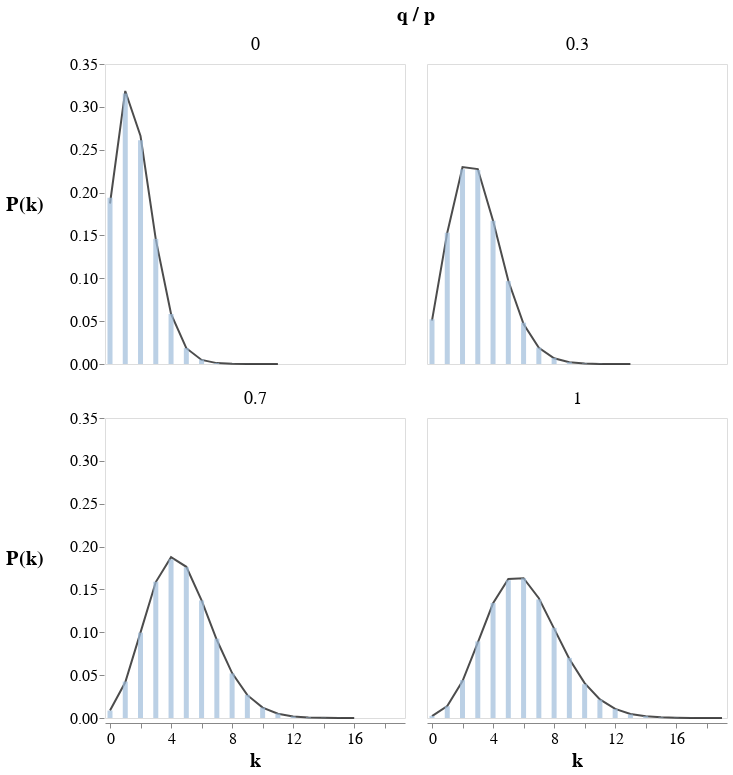

Source (notebook cell):
### Code cell
# alt.layer(pdf, distrib, data=grouped_selp_deg).facet(column='q')
alt.layer(pdf, distrib, data=grouped_selp_deg).facet(
    facet=alt.Facet(
        'q / p',
        header=alt.Header(labelFontSize=18, titleFontSize=20)
    ),
    columns=2
).configure_axisY(
    titleAngle=0,
    titleX=-80,
)


# alt.hconcat(freq_table, background + data_plot, spacing=100).properties(padding=100)

### Figure 1 — Vega specification as saved in the notebook (floating-point values rounded to 4 significant figures)
{"$schema": "https://vega.github.io/schema/vega/v5.json", "data": [{"name": "source_0", "values": [{"q / p": 0.0, "degree": 1, "Percentage": 0.3157, "binomial": 0.3185}, {"q / p": 0.0, "degree": 2, "Percentage": 0.261, "binomial": 0.266}, {"q / p": 0.0, "degree": 0, "Percentage": 0.1939, "binomial": 0.1873}, {"q / p": 0.0, "degree": 3, "Percentage": 0.146, "binomial": 0.1453}, {"q / p": 0.0, "degree": 4, "Percentage": 0.05832, "binomial": 0.05843}, {"q / p": 0.0, "degree": 5, "Percentage": 0.01855, "binomial": 0.01843}, {"q / p": 0.0, "degree": 6, "Percentage": 0.00514, "binomial": 0.004751}, {"q / p": 0.0, "degree": 7, "Percentage": 0.00121, "binomial": 0.001029}, {"q / p": 0.0, "degree": 8, "Percentage": 0.00018, "binomial": 0.0001909}, {"q / p": 0.0, "degree": 9, "Percentage": 4e-05, "binomial": 3.083e-05}, {"q / p": 0.0, "degree": 10, "Percentage": 2e-05, "binomial": 4.386e-06}, {"q / p": 0.0, "degree": 11, "Percentage": 1e-05, "binomial": 5.549e-07}, {"q / p": 0.3, "degree": 2, "Percentage": 0.2272, "binomial": 0.2298}, {"q / p": 0.3, "degree": 3, "Percentage": 0.2262, "binomial": 0.2274}, {"q / p": 0.3, "degree": 4, "Percentage": 0.1671, "binomial": 0.167}, {"q / p": 0.3, "degree": 1, "Percentage": 0.1532, "binomial": 0.1532}, {"q / p": 0.3, "degree": 5, "Percentage": 0.09668, "binomial": 0.09712}, {"q / p": 0.3, "degree": 0, "Percentage": 0.05221, "binomial": 0.05054}, {"q / p": 0.3, "degree": 6, "Percentage": 0.04823, "binomial": 0.04656}, {"q / p": 0.3, "degree": 7, "Percentage": 0.01909, "binomial": 0.01893}, {"q / p": 0.3, "degree": 8, "Percentage": 0.00705, "binomial": 0.006658}, {"q / p": 0.3, "degree": 9, "Percentage": 0.00218, "binomial": 0.002059}, {"q / p": 0.3, "degree": 10, "Percentage": 0.00059, "binomial": 0.0005668}, {"q / p": 0.3, "degree": 11, "Percentage": 0.0002, "binomial": 0.0001402}, {"q / p": 0.3, "degree": 12, "Percentage": 3e-05, "binomial": 3.145e-05}, {"q / p": 0.3, "degree": 13, "Percentage": 1e-05, "binomial": 6.434e-06}, {"q / p": 0.7, "degree": 4, "Percentage": 0.1852, "binomial": 0.1876}, {"q / p": 0.7, "degree": 5, "Percentage": 0.176, "binomial": 0.1764}, {"q / p": 0.7, "degree": 3, "Percentage": 0.1591, "binomial": 0.1586}, {"q / p": 0.7, "degree": 6, "Percentage": 0.1371, "binomial": 0.1373}, {"q / p": 0.7, "degree": 2, "Percentage": 0.0995, "binomial": 0.09989}, {"q / p": 0.7, "degree": 7, "Percentage": 0.09255, "binomial": 0.09099}, {"q / p": 0.7, "degree": 8, "Percentage": 0.05199, "binomial": 0.05241}, {"q / p": 0.7, "degree": 1, "Percentage": 0.04243, "binomial": 0.04167}, {"q / p": 0.7, "degree": 9, "Percentage": 0.02701, "binomial": 0.02666}, {"q / p": 0.7, "degree": 10, "Percentage": 0.01221, "binomial": 0.01212}, {"q / p": 0.7, "degree": 0, "Percentage": 0.00866, "binomial": 0.008638}, {"q / p": 0.7, "degree": 11, "Percentage": 0.00534, "binomial": 0.004975}, {"q / p": 0.7, "degree": 12, "Percentage": 0.00187, "binomial": 0.001859}, {"q / p": 0.7, "degree": 13, "Percentage": 0.00073, "binomial": 0.0006369}, {"q / p": 0.7, "degree": 14, "Percentage": 0.00025, "binomial": 0.0002012}, {"q / p": 0.7, "degree": 15, "Percentage": 8e-05, "binomial": 5.891e-05}, {"q / p": 0.7, "degree": 16, "Percentage": 2e-05, "binomial": 1.606e-05}, {"q / p": 1.0, "degree": 6, "Percentage": 0.163, "binomial": 0.1631}, {"q / p": 1.0, "degree": 5, "Percentage": 0.1607, "binomial": 0.1622}, {"q / p": 1.0, "degree": 7, "Percentage": 0.1383, "binomial": 0.1398}, {"q / p": 1.0, "degree": 4, "Percentage": 0.1342, "binomial": 0.1338}, {"q / p": 1.0, "degree": 8, "Percentage": 0.1051, "binomial": 0.1043}, {"q / p": 1.0, "degree": 3, "Percentage": 0.08936, "binomial": 0.08786}, {"q / p": 1.0, "degree": 9, "Percentage": 0.07011, "binomial": 0.06882}, {"q / p": 1.0, "degree": 2, "Percentage": 0.04421, "binomial": 0.04304}, {"q / p": 1.0, "degree": 10, "Percentage": 0.03943, "binomial": 0.04065}, {"q / p": 1.0, "degree": 11, "Percentage": 0.02146, "binomial": 0.02172}, {"q / p": 1.0, "degree": 1, "Percentage": 0.01368, "binomial": 0.01399}, {"q / p": 1.0, "degree": 12, "Percentage": 0.01053, "binomial": 0.01058}, {"q / p": 1.0, "degree": 13, "Percentage": 0.00428, "binomial": 0.004731}, {"q / p": 1.0, "degree": 0, "Percentage": 0.00244, "binomial": 0.002261}, {"q / p": 1.0, "degree": 14, "Percentage": 0.00221, "binomial": 0.001955}, {"q / p": 1.0, "degree": 15, "Percentage": 0.00064, "binomial": 0.0007496}, {"q / p": 1.0, "degree": 16, "Percentage": 0.00024, "binomial": 0.0002681}, {"q / p": 1.0, "degree": 17, "Percentage": 5e-05, "binomial": 8.973e-05}, {"q / p": 1.0, "degree": 18, "Percentage": 3e-05, "binomial": 2.821e-05}, {"q / p": 1.0, "degree": 19, "Percentage": 2e-05, "binomial": 0.0}]}, {"name": "facet_domain", "values": [{"q / p": 0.0, "count": 12}, {"q / p": 0.3, "count": 14}, {"q / p": 0.7, "count": 17}, {"q / p": 1.0, "count": 20}]}, {"name": "facet_domain_row", "values": [{"data": 0.0}, {"data": 1.0}]}, {"name": "facet_domain_column", "transform": [{"type": "sequence", "start": 0.0, "stop": {"signal": "min(length(data(\"facet_domain\")), 2)"}}]}, {"name": "data_2", "values": [{"Percentage_end": 0.3157, "Percentage_start": 0.0, "degree": 1}, {"Percentage_end": 0.261, "Percentage_start": 0.0, "degree": 2}, {"Percentage_end": 0.1939, "Percentage_start": 0.0, "degree": 0}, {"Percentage_end": 0.146, "Percentage_start": 0.0, "degree": 3}, {"Percentage_end": 0.05832, "Percentage_start": 0.0, "degree": 4}, {"Percentage_end": 0.01855, "Percentage_start": 0.0, "degree": 5}, {"Percentage_end": 0.00514, "Percentage_start": 0.0, "degree": 6}, {"Percentage_end": 0.00121, "Percentage_start": 0.0, "degree": 7}, {"Percentage_end": 0.00018, "Percentage_start": 0.0, "degree": 8}, {"Percentage_end": 4e-05, "Percentage_start": 0.0, "degree": 9}, {"Percentage_end": 2e-05, "Percentage_start": 0.0, "degree": 10}, {"Percentage_end": 1e-05, "Percentage_start": 0.0, "degree": 11}, {"Percentage_end": 0.2272, "Percentage_start": 0.0, "degree": 2}, {"Percentage_end": 0.2262, "Percentage_start": 0.0, "degree": 3}, {"Percentage_end": 0.1671, "Percentage_start": 0.0, "degree": 4}, {"Percentage_end": 0.1532, "Percentage_start": 0.0, "degree": 1}, {"Percentage_end": 0.09668, "Percentage_start": 0.0, "degree": 5}, {"Percentage_end": 0.05221, "Percentage_start": 0.0, "degree": 0}, {"Percentage_end": 0.04823, "Percentage_start": 0.0, "degree": 6}, {"Percentage_end": 0.01909, "Percentage_start": 0.0, "degree": 7}, {"Percentage_end": 0.00705, "Percentage_start": 0.0, "degree": 8}, {"Percentage_end": 0.00218, "Percentage_start": 0.0, "degree": 9}, {"Percentage_end": 0.00059, "Percentage_start": 0.0, "degree": 10}, {"Percentage_end": 0.0002, "Percentage_start": 0.0, "degree": 11}, {"Percentage_end": 3e-05, "Percentage_start": 0.0, "degree": 12}, {"Percentage_end": 1e-05, "Percentage_start": 0.0, "degree": 13}, {"Percentage_end": 0.1852, "Percentage_start": 0.0, "degree": 4}, {"Percentage_end": 0.176, "Percentage_start": 0.0, "degree": 5}, {"Percentage_end": 0.1591, "Percentage_start": 0.0, "degree": 3}, {"Percentage_end": 0.1371, "Percentage_start": 0.0, "degree": 6}, {"Percentage_end": 0.0995, "Percentage_start": 0.0, "degree": 2}, {"Percentage_end": 0.09255, "Percentage_start": 0.0, "degree": 7}, {"Percentage_end": 0.05199, "Percentage_start": 0.0, "degree": 8}, {"Percentage_end": 0.04243, "Percentage_start": 0.0, "degree": 1}, {"Percentage_end": 0.02701, "Percentage_start": 0.0, "degree": 9}, {"Percentage_end": 0.01221, "Percentage_start": 0.0, "degree": 10}, {"Percentage_end": 0.00866, "Percentage_start": 0.0, "degree": 0}, {"Percentage_end": 0.00534, "Percentage_start": 0.0, "degree": 11}, {"Percentage_end": 0.00187, "Percentage_start": 0.0, "degree": 12}, {"Percentage_end": 0.00073, "Percentage_start": 0.0, "degree": 13}, {"Percentage_end": 0.00025, "Percentage_start": 0.0, "degree": 14}, {"Percentage_end": 8e-05, "Percentage_start": 0.0, "degree": 15}, {"Percentage_end": 2e-05, "Percentage_start": 0.0, "degree": 16}, {"Percentage_end": 0.163, "Percentage_start": 0.0, "degree": 6}, {"Percentage_end": 0.1607, "Percentage_start": 0.0, "degree": 5}, {"Percentage_end": 0.1383, "Percentage_start": 0.0, "degree": 7}, {"Percentage_end": 0.1342, "Percentage_start": 0.0, "degree": 4}, {"Percentage_end": 0.1051, "Percentage_start": 0.0, "degree": 8}, {"Percentage_end": 0.08936, "Percentage_start": 0.0, "degree": 3}, {"Percentage_end": 0.07011, "Percentage_start": 0.0, "degree": 9}, {"Percentage_end": 0.04421, "Percentage_start": 0.0, "degree": 2}, {"Percentage_end": 0.03943, "Percentage_start": 0.0, "degree": 10}, {"Percentage_end": 0.02146, "Percentage_start": 0.0, "degree": 11}, {"Percentage_end": 0.01368, "Percentage_start": 0.0, "degree": 1}, {"Percentage_end": 0.01053, "Percentage_start": 0.0, "degree": 12}, {"Percentage_end": 0.00428, "Percentage_start": 0.0, "degree": 13}, {"Percentage_end": 0.00244, "Percentage_start": 0.0, "degree": 0}, {"Percentage_end": 0.00221, "Percentage_start": 0.0, "degree": 14}, {"Percentage_end": 0.00064, "Percentage_start": 0.0, "degree": 15}, {"Percentage_end": 0.00024, "Percentage_start": 0.0, "degree": 16}, {"Percentage_end": 5e-05, "Percentage_start": 0.0, "degree": 17}, {"Percentage_end": 3e-05, "Percentage_start": 0.0, "degree": 18}, {"Percentage_end": 2e-05, "Percentage_start": 0.0, "degree": 19}]}], "signals": [{"name": "child_width", "value": 300}, {"name": "child_height", "value": 300}], "marks": [{"type": "group", "name": "facet-title", "title": {"text": "q / p", "style": "guide-title", "offset": 10, "fontSize": 20}, "role": "column-title"}, {"type": "group", "name": "row_header", "from": {"data": "facet_domain_row"}, "encode": {"update": {"height": {"signal": "child_height"}}}, "axes": [{"scale": "y", "grid": false, "title": "P(k)", "labelOverlap": true, "tickCount": {"signal": "ceil(child_height/40)"}, "zindex": 0, "orient": "left"}], "role": "row-header"}, {"type": "group", "name": "column_footer", "from": {"data": "facet_domain_column"}, "encode": {"update": {"width": {"signal": "child_width"}}}, "axes": [{"scale": "x", "labelFlush": true, "grid": false, "orient": "bottom", "labelOverlap": true, "tickCount": {"signal": "ceil(child_width/40)"}, "zindex": 0, "title": "k", "encode": {"labels": {"update": {"text": {"signal": "datum.value % 4 ? null : datum.label"}}}}}], "role": "column-footer"}, {"type": "group", "name": "cell", "from": {"facet": {"data": "source_0", "name": "facet", "groupby": ["q / p"]}}, "sort": {"field": ["datum[\"q / p\"]"], "order": ["ascending"]}, "encode": {"update": {"height": {"signal": "child_height"}, "width": {"signal": "child_width"}}}, "data": [{"name": "data_0", "source": "facet", "transform": [{"type": "stack", "field": "Percentage", "groupby": ["degree"], "sort": {"field": [], "order": []}, "as": ["Percentage_start", "Percentage_end"], "offset": "zero"}, {"type": "filter", "expr": "isValid(datum[\"degree\"]) && isFinite(+datum[\"degree\"]) && isValid(datum[\"Percentage\"]) && isFinite(+datum[\"Percentage\"])"}, {"type": "project", "fields": ["Percentage", "Percentage_end", "Percentage_start", "degree"]}]}], "marks": [{"type": "line", "name": "child_layer_0_marks", "from": {"data": "facet"}, "sort": {"field": "datum[\"degree\"]"}, "encode": {"update": {"stroke": {"value": "black"}, "description": {"signal": "\"k: \" + (format(datum[\"degree\"], \"\")) + \"; P(k): \" + (format(datum[\"binomial\"], \"\"))"}, "fill": {}, "x": {"field": "degree", "scale": "x"}, "y": {"field": "binomial", "scale": "y"}, "defined": {"signal": "isValid(datum[\"degree\"]) && isFinite(+datum[\"degree\"]) && isValid(datum[\"binomial\"]) && isFinite(+datum[\"binomial\"])"}, "opacity": {"value": 0.7}}}, "style": ["line"]}, {"type": "rect", "name": "child_layer_1_marks", "from": {"data": "data_0"}, "encode": {"update": {"description": {"signal": "\"k: \" + (format(datum[\"degree\"], \"\")) + \"; Percentage: \" + (format(datum[\"Percentage\"], \"\"))"}, "y": {"field": "Percentage_end", "scale": "y"}, "ariaRoleDescription": {"value": "bar"}, "opacity": {"value": 0.7}, "width": {"value": 5}, "fill": {"value": "#9ebcda"}, "xc": {"field": "degree", "scale": "x"}, "y2": {"field": "Percentage_start", "scale": "y"}}}, "style": ["bar"]}], "title": {"text": {"signal": "format(parent[\"q / p\"], \"\")"}, "offset": 10, "style": "guide-label", "fontSize": 18, "frame": "group"}, "style": "cell"}], "scales": [{"name": "x", "type": "linear", "domain": {"fields": [{"data": "source_0", "field": "degree"}, {"data": "data_2", "field": "degree"}]}, "range": [0, {"signal": "child_width"}], "zero": false, "domainMin": 0, "padding": 5}, {"name": "y", "type": "linear", "domain": {"fields": [{"data": "source_0", "field": "binomial"}, {"data": "data_2", "field": "Percentage_start"}, {"data": "data_2", "field": "Percentage_end"}]}, "range": [{"signal": "child_height"}, 0], "nice": true, "zero": true}], "padding": 5, "config": {"mark": {"fill": "#9ebcda"}, "axisX": {"labelFont": "monospace", "labelFontSize": 16, "titleFontSize": 20, "grid": false}, "axisY": {"domain": false, "grid": false, "labelFont": "monospace", "labelFontSize": 16, "titleFontSize": 20, "titleAngle": 0, "titleX": -80}, "legend": {"titleFontSize": 20, "labelFontSize": 16}, "style": {"cell": {"height": 300, "width": 300}, "line": {"fill": null, "stroke": "black"}, "group-title": {"fontSize": 18, "font": "monospace", "fontColor": "#000000"}}}, "layout": {"padding": 20, "bounds": "full", "align": "all", "columns": 2}, "background": "white"}
